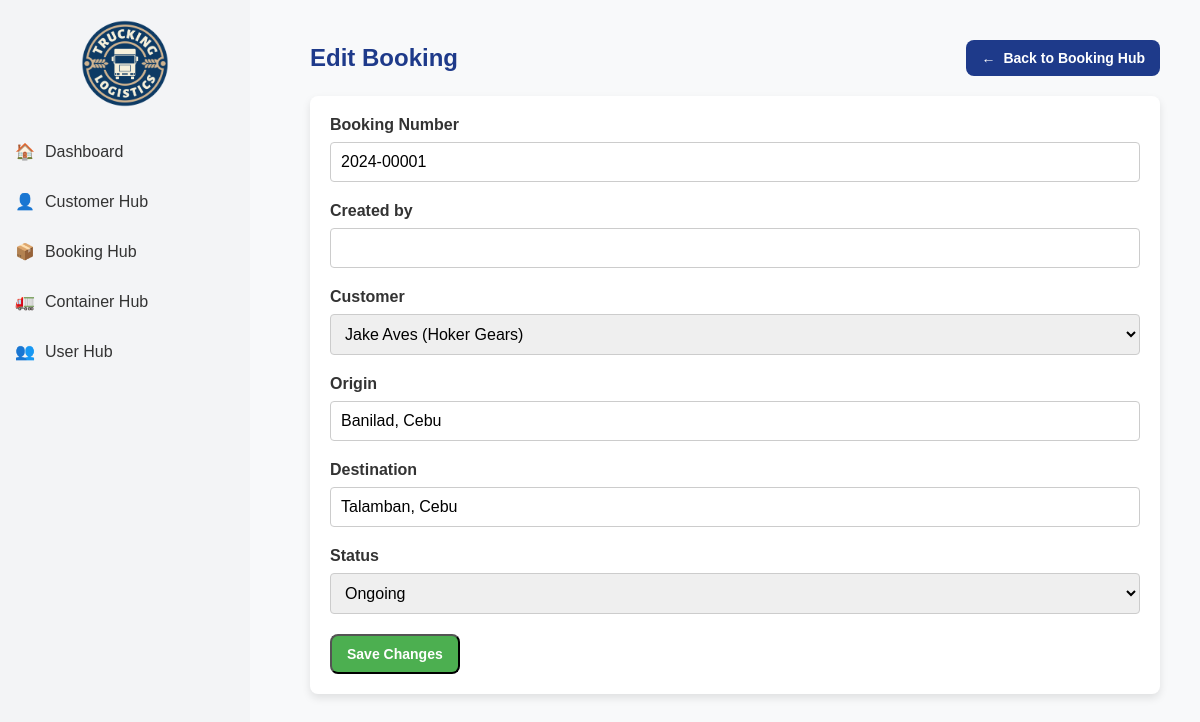
Screenshot of /bookings/update/1/ with the database file from the repository.
### myapp/models.py (models this page shows, shortened)
class Booking(models.Model):
    booking_number = models.CharField(max_length=15, unique=True, editable=False)
    customer = models.ForeignKey('Customer', on_delete=models.CASCADE)
    origin = models.CharField(max_length=255)
    destination = models.CharField(max_length=255)
    created_by = models.ForeignKey(settings.AUTH_USER_MODEL, on_delete=models.CASCADE,related_name='created_bookings')
    status = models.CharField(max_length=255, default="Ongoing")

class Customer(models.Model):
    customer_id = models.AutoField(primary_key=True)
    name = models.CharField(max_length=100)
    contact_number = models.CharField(max_length=15)
    email = models.EmailField(max_length=100)
    address = models.TextField()
    company_name = models.CharField(max_length=100)
    assigned_user = models.ForeignKey(
            settings.AUTH_USER_MODEL,
            on_delete=models.SET_NULL,
            null=True,
            blank=True,
            related_name='assigned_customers'
    )
    assigned_user = models.ForeignKey(
            settings.AUTH_USER_MODEL,
            on_delete=models.SET_NULL,
            null=True,
            blank=True,
            related_name='assigned_customers'
    )

### myapp/views.py (the view)
# urls.py: path('bookings/update/<int:pk>/', views.booking_update, name='booking_update'),
def booking_update(request, pk):
    booking = get_object_or_404(Booking, pk=pk)
    if request.method == 'POST':
        form = BookingForm(request.POST, instance=booking)
        if form.is_valid():
            form.save()
            return redirect('booking_list')
    else:
        form = BookingForm(instance=booking)
    return render(request, 'booking/booking_form.html', {'form': form, 'booking': booking})

### myapp/templates/booking/booking_form.html (shortened to what this page needs)
{% load static %}
<!DOCTYPE html>
<html lang="en">
<head>
</head>
<body>
{% include 'includes/sidebar.html' %}
<div class="content">
    <div class="header">
        <h2>{% if booking.pk %}Edit Booking{% else %}Add Booking{% endif %}</h2>
        <a href="{% url 'booking_list' %}" class="btn btn-back">
            <span>&larr;</span> Back to Booking Hub
        </a>
    </div>
    <div class="card">
        <form method="POST" action="{% if booking.pk %}{% url 'booking_update' booking.pk %}{% else %}{% url 'booking_create' %}{% endif %}">
            <div class="form-group">
                <label for="id_booking_number">Booking Number</label>
                {% if booking.pk %}
                    <input type="text" id="id_booking_number" value="{{ booking.booking_number }}" readonly>
                {% else %}
                    <input type="text" id="id_booking_number" value="Will be auto-generated" readonly>
                {% endif %}
            </div>
            <div class="form-group">
                <label for="id_created_by">Created by</label>
                <input type="text" id="id_created_by" value="{{ request.user.username }}" readonly>
            </div>
            <div class="form-group">
                <label for="id_customer">Customer</label>
                {{ form.customer }}
            </div>
            <div class="form-group">
                <label for="id_origin">Origin</label>
                {{ form.origin }}
            </div>
            <div class="form-group">
                <label for="id_destination">Destination</label>
                {{ form.destination }}
            </div>
            {% if form.fields.status %}
                <div class="form-group">
                    <label for="id_status">Status</label>
                    {{ form.status }}
                </div>
            {% endif %}
            <button type="submit" class="btn {% if booking.pk %}btn-submit-green{% else %}btn-submit-blue{% endif %}">
                {% if booking.pk %}Save Changes{% else %}Create Booking{% endif %}
            </button>
        </form>
    </div>
</div>
</body>
</html>

### myapp/templates/booking/booking_form.html (style rules this page uses)
* { margin: 0; padding: 0; box-sizing: border-box; font-family: Arial, sans-serif; }
body { display: flex; min-height: 100vh; background-color: #f8f9fa; color: #333; }
.content { margin-left: 270px; width: calc(100% - 270px); padding: 40px; }
.header { display: flex; justify-content: space-between; align-items: center; margin-bottom: 20px; }
.header h2 { font-size: 24px; color: #1e3a8a; }
.btn { text-decoration: none; padding: 10px 15px; border-radius: 8px; font-size: 14px; font-weight: bold; color: #ffffff; display: inline-flex; align-items: center; gap: 8px; transition: background-color 0.3s ease, transform 0.2s; cursor: pointer; }
.btn-back { background-color: #1e3a8a; }
.btn-submit-green { background-color: #4caf50; }
.card { background-color: white; padding: 20px; border-radius: 8px; box-shadow: 0 4px 8px rgba(0, 0, 0, 0.1); }
.form-group { margin-bottom: 20px; }
.form-group label { display: block; font-weight: 600; margin-bottom: 8px; }
.form-group input, .form-group select, .form-group textarea { width: 100%; padding: 10px; font-size: 16px; border: 1px solid #ccc; border-radius: 4px; resize: none; }

### rows the page displays
Booking: booking_number "2024-00001", origin "Banilad, Cebu", destination "Talamban, Cebu", status "Ongoing"
Customer: customer "Jake Aves (Hoker Gears)"
